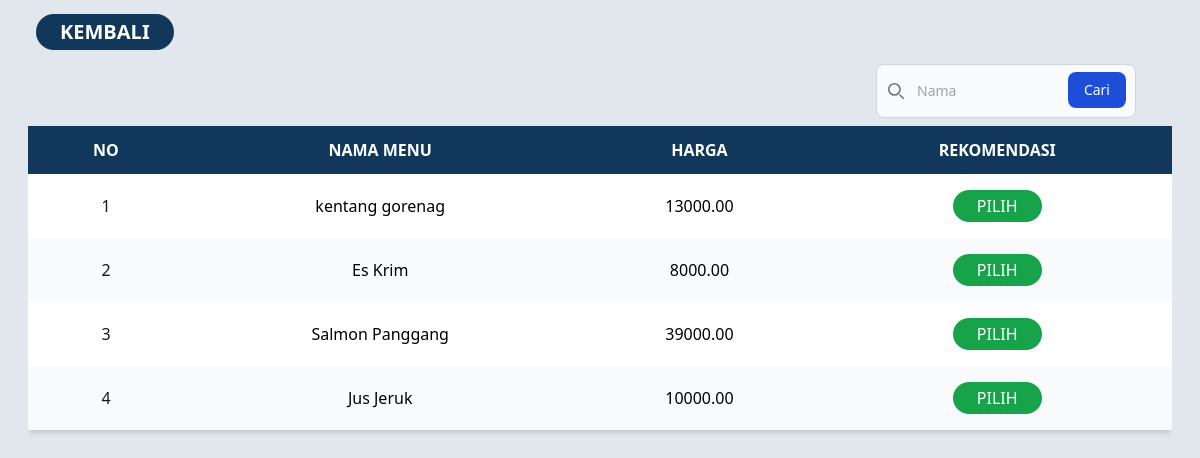
The page /public/pages/manajer/rekomendasimenu.php on the database its author committed.
### tables this page shows
CREATE TABLE `menu` (
  `id_menu` int(11) NOT NULL,
  `nama_menu` varchar(100) DEFAULT NULL,
  `harga` decimal(10,2) DEFAULT NULL,
  `jenis_menu` enum('Makanan','Minuman','Penutup','Kudapan') NOT NULL,
  `kapasitas_menu` int(11) DEFAULT NULL,
  `status_menu` enum('Sedia','Tidak Sedia') NOT NULL,
  `deskripsi_Menu` text DEFAULT NULL,
  `gambar_menu` varchar(255) DEFAULT NULL,
  `rekomendasi` enum('ya','tidak') DEFAULT 'tidak'
);

### public/pages/manajer/rekomendasimenu.php (the view, shortened to what this page needs)
<!DOCTYPE html>
<html lang="en">
<head>
    <link rel="stylesheet" href="./../../css/output.css">
</head>
<body class="bg-[#e2e6ed]">
    <div class="h-16 w-screen flex items-center">
        <a href="listmenu.php" class="bg-[#11385a] text-white py-1 px-6 text-xl rounded-full font-semibold ml-9">KEMBALI</a>
    </div>
    <div>
        <form class="flex justify-end px-16" method="GET" action="rekomendasimenu.php">
            <div class="relative">
                <div class="absolute inset-y-0 start-0 flex items-center ps-3 pointer-events-none">
                </div>
                <input type="search" id="default-search" name="search" class="block w-full p-4 ps-10 text-sm text-gray-900 border border-gray-300 rounded-lg bg-gray-50" placeholder="Nama" required />
                <button type="submit" class="text-white absolute end-2.5 bottom-2.5 bg-blue-700 hover:bg-blue-800 focus:ring-4 focus:outline-none focus:ring-blue-300 font-medium rounded-lg text-sm px-4 py-2 dark:bg-blue-600 dark:hover:bg-blue-700 dark:focus:ring-blue-800">Cari</button>
            </div>
        </form>
    </div>
    <div class="mt-2 mx-7 h-screen overflow-y-scroll">
        <div class="relative shadow-md">
            <table class="w-full">
                <thead class="uppercase bg-[#11385a] text-white">
                    <tr>
                        <th scope="col" class="px-6 py-3">No</th>
                        <th scope="col" class="px-6 py-3">Nama Menu</th>
                        <th scope="col" class="px-6 py-3">Harga</th>
                        <th scope="col" class="px-6 py-3">Rekomendasi</th>
                    </tr>
                </thead>
                <tbody>
                    <?php
                    include 'koneksi.php';
                    $sql = "SELECT id_menu, nama_menu, harga FROM menu";
                    $result = $conn->query($sql);
                    if ($result->num_rows > 0) {
                        $no = 1;
                        while($row = $result->fetch_assoc()) {
                            echo "<tr class='odd:bg-white even:bg-gray-50 text-center'>";
                            echo "<th scope='row' class='px-6 py-4 font-medium text-gray-900 whitespace-nowrap '>".$no."</th>";
                            echo "<td class='px-6 py-4'>".$row['nama_menu']."</td>";
                            echo "<td class='px-6 py-4'>".$row['harga']."</td>";
                            echo "<td class='px-6 py-4'>";
                            echo "<form action='listmenu.php' method='POST'>";
                            echo "<button type='submit' class='font-medium py-1 px-6 rounded-3xl bg-green-600 text-white'>PILIH</button>";
                            echo "</form>";
                            echo "</td>";
                            echo "</tr>";
                            $no++;
                        }
                    } else {
                        echo "<tr><td colspan='4' class='px-6 py-4 text-center'>No data available</td></tr>";
                    }
                    ?>
                </tbody>
            </table>
        </div>
    </div>
</body>
</html>

### rows shown on the page
menu: nama_menu "kentang gorenag", harga "13000.00"
menu: nama_menu "Es Krim", harga "8000.00"
menu: nama_menu "Salmon Panggang", harga "39000.00"
menu: nama_menu "Jus Jeruk", harga "10000.00"
